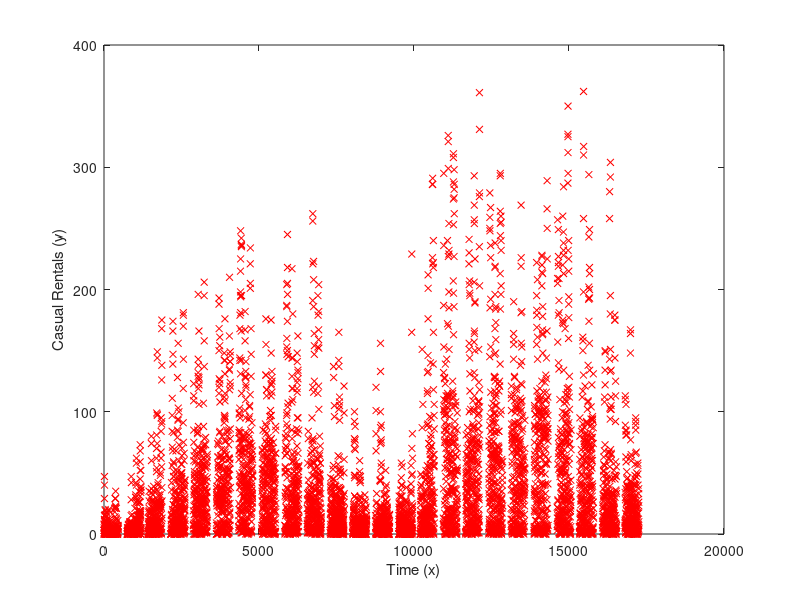

Write MATLAB code to recreate this figure. (Note: this script raises an error after producing the figure.)
%% Kaggle Bikes Rental ML challange
%
% X or Xtest:
% datetime,season,holiday,workingday,weather,temp,atemp,humidity,windspeed
% y, yr
% casual,registered
% Original data in train.csv and test.csv. Dumped in bikes_data.mat for
% speed.
%% Initialization
clear all; close all; clc
%warning('off', 'Octave:possible-matlab-short-circuit-operator');

%% =========== Part 1: Loading and Visualizing Data =============
% Load Training Data
% fprintf('Loading training data...\n');
load('bikes_data.mat'); % X, y, yr and Xchallenge will be populated.
total = y + yr; % total count 

%Xorg = X(:,1); % For now, just use timestamp
%Xorg = [X(:,1) X(:,7)]; % For now, just use timestamp and atemp
Xorg = X;
yorg = y;
rndi = randperm(size(X,1));
mtrain = round(size(X,1)*0.6);
mval   = round(size(X,1)*0.2);
mtest  = size(X,1) - mtrain - mval;
X     = Xorg(rndi(1:mtrain), :);
y     = yorg(rndi(1:mtrain));
Xval  = Xorg(rndi(mtrain+1:mtrain+mval), :);
yval  = yorg(rndi(mtrain+1:mtrain+mval), :);
Xtest = Xorg(rndi(mtrain+mval+1:end), :);
ytest = yorg(rndi(mtrain+mval+1:end), :);
%X     = [X(:,1:6) X(:,8:N)]; % Remove atemp column
%Xtest = [Xtest(:,1:6) Xtest(:,8:N)]; % Remove atemp column
m     = size(X, 1);


% Plot training data
plot(X(:,1), y, 'rx', 'MarkerSize', 5, 'LineWidth', 0.7);
xlabel('Time (x)');
ylabel('Casual Rentals (y)');

fprintf('Program paused. Press enter to continue.\n');
pause;

% % %% =========== Part 4: Train Linear Regression =============
% % %  trainLinearReg function will use linearRegCostFunction to train 
% % %  regularized linear regression.
% % % 
% % %  Write Up Note: The data is non-linear, so this will not give a great 
% % %                 fit.
% % %
% % 
% % %  Train linear regression with lambda = 0
% % lambda = 0;
% % [theta] = trainLinearReg([ones(m, 1) X], y, lambda);
% % 
% % %  Plot fit over the data
% % plot(X, y, 'rx', 'MarkerSize', 5, 'LineWidth', 0.7);
% % xlabel('Time (x)');
% % ylabel('Bike Rentals (y)');
% % hold on;
% % plot(X, [ones(m, 1) X]*theta, '--', 'LineWidth', 2)
% % hold off;
% % 
% % fprintf('Program paused. Press enter to continue.\n');
% % pause;
% % 
% % 
% % %% =========== Part 5: Learning Curve for Linear Regression =============
% % %  Write Up Note: Since the model is underfitting the data, we expect to
% % %                 see a graph with "high bias" -- slide 8 in ML-advice.pdf 
% % %
% % 
% % lambda = 0;
% % [error_train, error_val scount] = ...
% %     learningCurve([ones(m, 1) X], y, ...
% %                   [ones(size(Xval, 1), 1) Xval], yval, ...
% %                   lambda);
% % figure;
% % plot(scount, error_train, scount, error_val);
% % title('Learning curve for linear regression')
% % legend('Train', 'Cross Validation')
% % xlabel('Number of training examples')
% % ylabel('Error')
% % %axis([0 max(scount) 0 max(max([error_train error_val])
% % 
% % fprintf('# Training Examples\tTrain Error\tCross Validation Error\n');
% % for i = 1:length(scount)
% %     fprintf('  \t%d\t\t%f\t%f\n', scount(i), error_train(i), error_val(i));
% % end
% % 
% % %fprintf('Program paused. Press enter to continue.\n');
% % %pause;

%% =========== Part 6: Feature Mapping for Polynomial Regression =============
%  One solution to this is to use polynomial regression. You should now
%  complete polyFeatures to map each example into its powers
%

p = 8;

% Map X onto Polynomial Features and Normalize
X_poly = polyFeatures(X, p);
[X_poly, mu, sigma] = featureNormalize(X_poly);  % Normalize
X_poly = [ones(m, 1), X_poly];                   % Add Ones

% Map X_poly_test and normalize (using mu and sigma)
X_poly_test = polyFeatures(Xtest, p);
X_poly_test = bsxfun(@minus, X_poly_test, mu);
X_poly_test = bsxfun(@rdivide, X_poly_test, sigma);
X_poly_test = [ones(size(X_poly_test, 1), 1), X_poly_test];         % Add Ones

% Map X_poly_val and normalize (using mu and sigma)
X_poly_val = polyFeatures(Xval, p);
X_poly_val = bsxfun(@minus, X_poly_val, mu);
X_poly_val = bsxfun(@rdivide, X_poly_val, sigma);
X_poly_val = [ones(size(X_poly_val, 1), 1), X_poly_val];           % Add Ones

fprintf('Normalized Training Example 1:\n');
fprintf(' %f', X_poly(1, :));
fprintf('\n');

fprintf('\nProgram paused. Press enter to continue.\n');
pause;



%% =========== Part 7: Learning Curve for Polynomial Regression =============
%  Now, you will get to experiment with polynomial regression with multiple
%  values of lambda. The code below runs polynomial regression with 
%  lambda = 0. You should try running the code with different values of
%  lambda to see how the fit and learning curve change.
%

lambda = 0.1;
[theta] = trainLinearReg(X_poly, y, lambda);

% % % Plot training data and fit
% % figure(1);
% % plot(X, y, 'rx', 'MarkerSize', 5, 'LineWidth', 0.7);
% % plotFit(min(X(:,1)), max(X(:,1)), mu, sigma, theta, p);
% % xlabel('Time (x)');
% % ylabel('Rentals (y)');
% % title (sprintf('Polynomial Regression Fit (lambda = %f)', lambda));


figure(2);
[error_train, error_val scount] = ...
    learningCurve(X_poly, y, X_poly_val, yval, lambda);
plot(scount, error_train, scount, error_val);

title(sprintf('Polynomial Regression Learning Curve (lambda = %f)', lambda));
xlabel('Number of training examples')
ylabel('Error')
%axis([0 13 0 100])
legend('Train', 'Cross Validation')

fprintf('Polynomial Regression (lambda = %f)\n\n', lambda);
fprintf('# Training Examples\tTrain Error\tCross Validation Error\n');
for i = 1:length(scount)
    fprintf('  \t%d\t\t%f\t%f\n', scount(i), error_train(i), error_val(i));
end

fprintf('Program paused. Press enter to continue.\n');
pause;

%% =========== Part 8: Validation for Selecting Lambda =============
%  You will now implement validationCurve to test various values of 
%  lambda on a validation set. You will then use this to select the
%  "best" lambda value.
%

[lambda_vec, error_train, error_val] = ...
    validationCurve(X_poly, y, X_poly_val, yval);

close all;
plot(lambda_vec, error_train, lambda_vec, error_val);
legend('Train', 'Cross Validation');
xlabel('lambda');
ylabel('Error');

fprintf('lambda\t\tTrain Error\tValidation Error\n');
for i = 1:length(lambda_vec)
	fprintf(' %f\t%f\t%f\n', ...
            lambda_vec(i), error_train(i), error_val(i));
end

fprintf('Program paused. Press enter to continue.\n');
pause;
